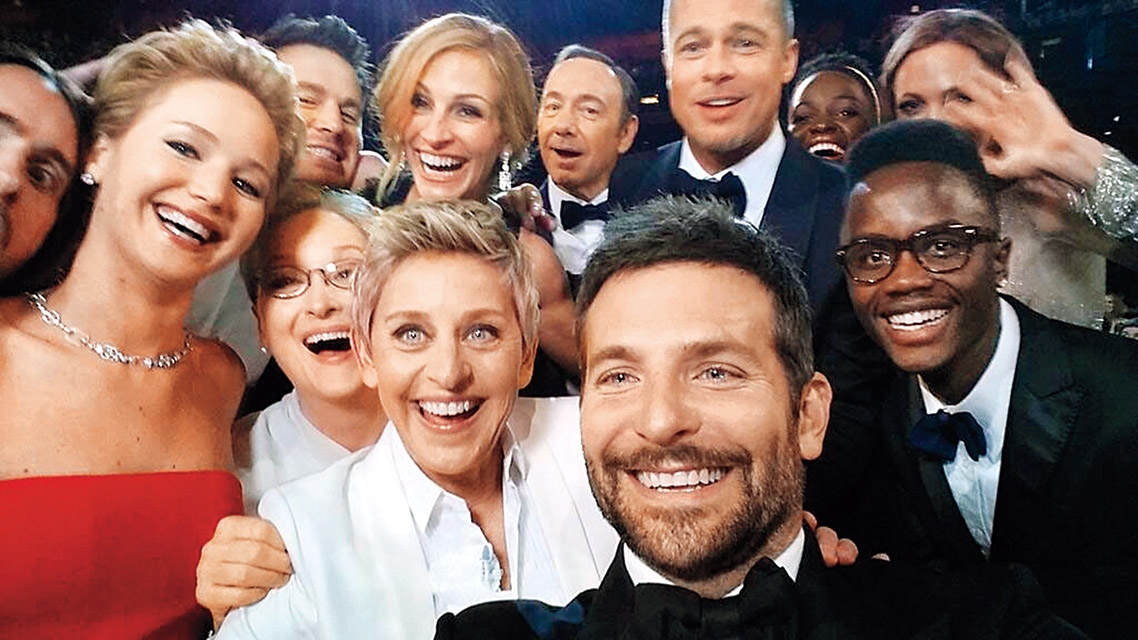
#> input picture Tutorials/Tutorial_5/oscar_selfie.jpg, 1138 x 640 px, found by its file name
$ jupyter execute --allow-errors eigenfaces.ipynb   (shell and % lines are left out)
#> lines starting #> are read from the running program, lines starting #| are printed output that depends on the picture; after the words box and inside, x2 and y2 are one past the last pixel; in counts of white or black regions, pixels touching at a corner belong together
[cell 1]
from google.colab import drive
drive.mount('/content/drive')

# make path = './' in-case you are running this locally
path = '/content/drive/My Drive/'
print(path)

# PCA toy example

[cell 2]
import sklearn
from sklearn import datasets
from matplotlib import pyplot as plt
import numpy as np
from sklearn.decomposition import PCA

[cell 3]
# Create data; 3 clusters with 64^2 features
data, labels = datasets.make_blobs(n_samples = 30, n_features=64*64, centers=3, cluster_std=5)

print(data.shape) # (num_samples, num_features) (30, 4096) # (1, 4096)
print(np.unique(labels))

plt.figure()
plt.scatter(data[labels==0, 0], data[labels==0, 1])
plt.scatter(data[labels==1, 0], data[labels==1, 1])
plt.scatter(data[labels==2, 0], data[labels==2, 1])
plt.show()
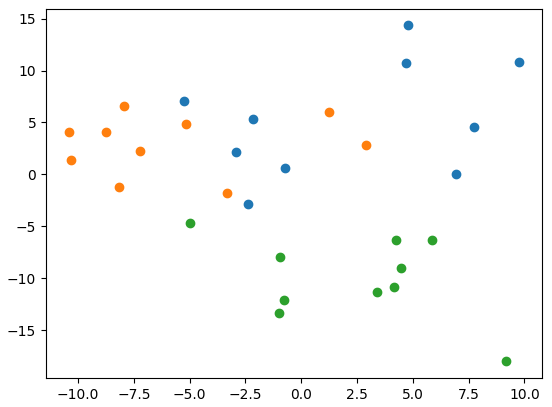
#> figure drawn by matplotlib, 1 panel

[cell 4]
# Get PCA decomposition

pca = PCA(n_components=30)
pca.fit(data)

# original data shape (30, 4096) this is (Num_samples, dimension of each samples)
# we transfer that into (30, 30) this is (Num_samples, dimension of each samples in PCA space)
data_transf = pca.transform(data)

print("Original Data Space:", data.shape)
print("PCA projected Data Space:", data_transf.shape)

# visualize all data points (30) using only first 2 PCA projected dimensions
plt.figure()
plt.scatter(data_transf[labels==0, 0], data_transf[labels==0, 1],marker='o')
plt.scatter(data_transf[labels==1, 0], data_transf[labels==1, 1],marker='.')
plt.scatter(data_transf[labels==2, 0], data_transf[labels==2, 1],marker='x')
plt.show()
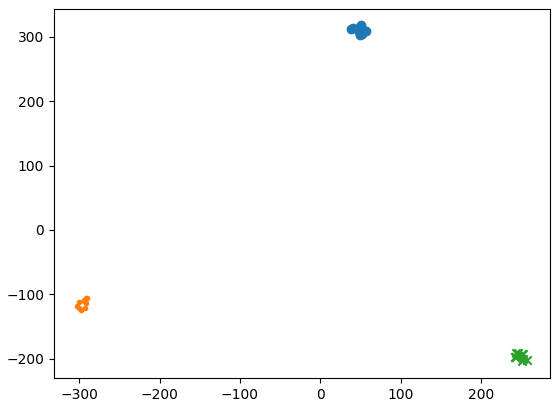
#> figure drawn by matplotlib, 1 panel

[cell 5]
# pca.explained_variance_ gives eigenvalues. In our case its shape should be (30,1)
print(pca.explained_variance_.shape)

print(pca.explained_variance_)

[cell 6]
# Explained Variance Ratio
# 30 PCA dimensions (eigenvalues)
# eig_1, eig_2, eig_3, eig_4, ...
# Explained_Variance_1 =  (eig_1) /(eig_1 + eig_2 + eig_3 + ... + eig_30)
# Explained_Variance_2 =  (eig_1 + eig_2) / (eig_1 + eig_2 + eig_3 + ... + eig_30)
# Explained_Variance_3 =  (eig_1 + eig_2 + eig_3) / (eig_1 + eig_2 + eig_3 + ... + eig_30)
# .
# .
# .

plt.figure()
plt.plot(np.cumsum(pca.explained_variance_) / np.sum(pca.explained_variance_),'.-')
plt.xlabel('Number of PCs')
plt.ylabel('Explained Variance')
plt.show()
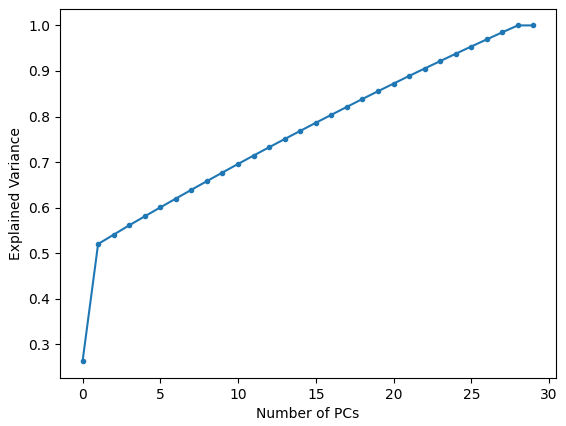
#> figure drawn by matplotlib, 1 panel; curve peaks at x = 28, y = 1

[cell 7]
# Normalized Eigenvalues

normalized_eigenvalues = pca.explained_variance_ / pca.explained_variance_.max()

plt.figure()
plt.plot(normalized_eigenvalues,'.-')
plt.xlabel('Eigenvalue Index')
plt.ylabel('Normalized Eigenvalues')
plt.show()
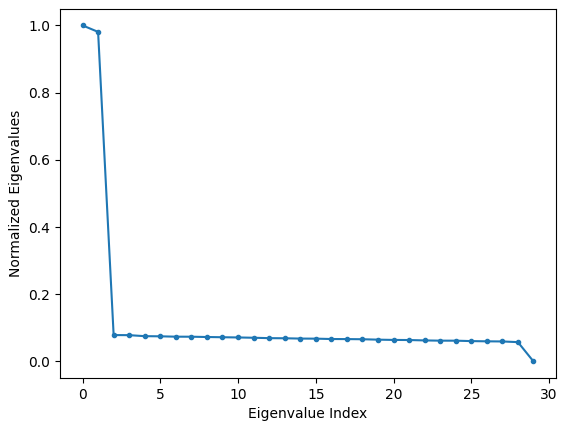
#> figure drawn by matplotlib, 1 panel; curve peaks at x = 0, y = 1

How do we select how many PCs are sufficient? If we want reconstruction, then variance explained is sufficient. If we have some downstream task (e.g. detection/identification/classification), we can evaluate the number of PCs needed based on performance.

# Eigenfaces

The dataset used in this example is a preprocessed excerpt of the
"Labeled Faces in the Wild", aka LFW_:

  http://vis-www.cs.umass.edu/lfw/lfw-funneled.tgz (233MB)

[cell 8]
from time import time
import logging
import matplotlib.pyplot as plt

from sklearn.datasets import fetch_lfw_people
from sklearn.decomposition import PCA
from sklearn.svm import SVC


print(__doc__)

# Display progress logs on stdout
logging.basicConfig(level=logging.INFO, format='%(asctime)s %(message)s')


# #############################################################################
# Download the data, if not already on disk and load it as numpy arrays

#> (the rest of this cell did not finish here and is left out)

[cell 9]
# #############################################################################
# Compute a PCA (eigenfaces) on the face dataset (treated as unlabeled
# dataset): unsupervised feature extraction / dimensionality reduction
n_components = 150

#> (the rest of this cell did not finish here and is left out)

[cell 10]
# #############################################################################
# Qualitative evaluation of the predictions using matplotlib

def plot_gallery(images, h, w, n_row=3, n_col=4):
    """Helper function to plot a gallery of portraits"""
    plt.figure(figsize=(1.8 * n_col, 2.4 * n_row))
    plt.subplots_adjust(bottom=0, left=.01, right=.99, top=.90, hspace=.35)
    for i in range(n_row * n_col):
        plt.subplot(n_row, n_col, i + 1)
        plt.imshow(images[i].reshape((h, w)), cmap=plt.cm.gray)
        plt.xticks(())
        plt.yticks(())

print("The faces: ")
#> (the rest of this cell did not finish here and is left out)

# Viola-Jones detection

[cell 11]
import numpy as np
import cv2
import matplotlib.pyplot as plt

face_cascade = cv2.CascadeClassifier(path+'haarcascade_frontalface_default.xml')

img = cv2.imread(path+'oscar_selfie.jpg')
#> img is the input picture: shape (640, 1138, 3); mean B, G, R 96, 105.2, 134.6
gray = cv2.cvtColor(img, cv2.COLOR_BGR2GRAY)
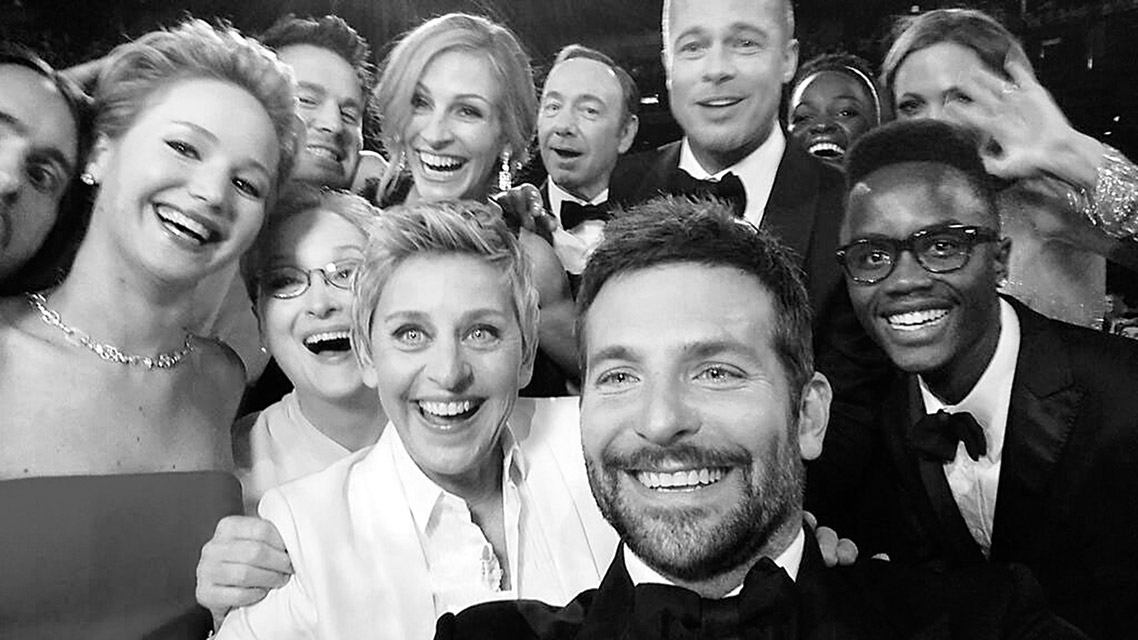
#> gray: shape (640, 1138); min 0, max 255, mean 113

# detecMutliScale
#   Params: image – Matrix of the type CV_8U containing an image where objects are detected.
#           scaleFactor (1.1) – Parameter specifying how much the image size is reduced at each image scale.
#           minNeighbors (3) – Parameter specifying how many neighbors each candidate rectangle should have to retain it.
#           minSize (0,0) – Minimum possible object size. Objects smaller than that are ignored.
#           maxSize (0,0) – Maximum possible object size. Objects larger than that are ignored.

faces = face_cascade.detectMultiScale(gray, 1.1, 2)
#> faces = [[207, 518, 59, 59], [520, 63, 108, 108], [881, 62, 104, 104], [657, 2, 120, 120], [372, 52, 145, 145], [417, 57, 140, 140], [240, 211, 167, 167], [353, 259, 189, 189], [73, 83, 164, 164], [819, 174, 186, 186], [545, 268, 262, 262]]

for (x,y,w,h) in faces:
    gray = cv2.rectangle(gray,(x,y),(x+w,y+h),(255,0,0),2)
#> this loop made 11 passes
#> pass 1, `gray = cv2.rectangle(gray,(x,y),(x+w,y+h),(255,0,0),2)`:
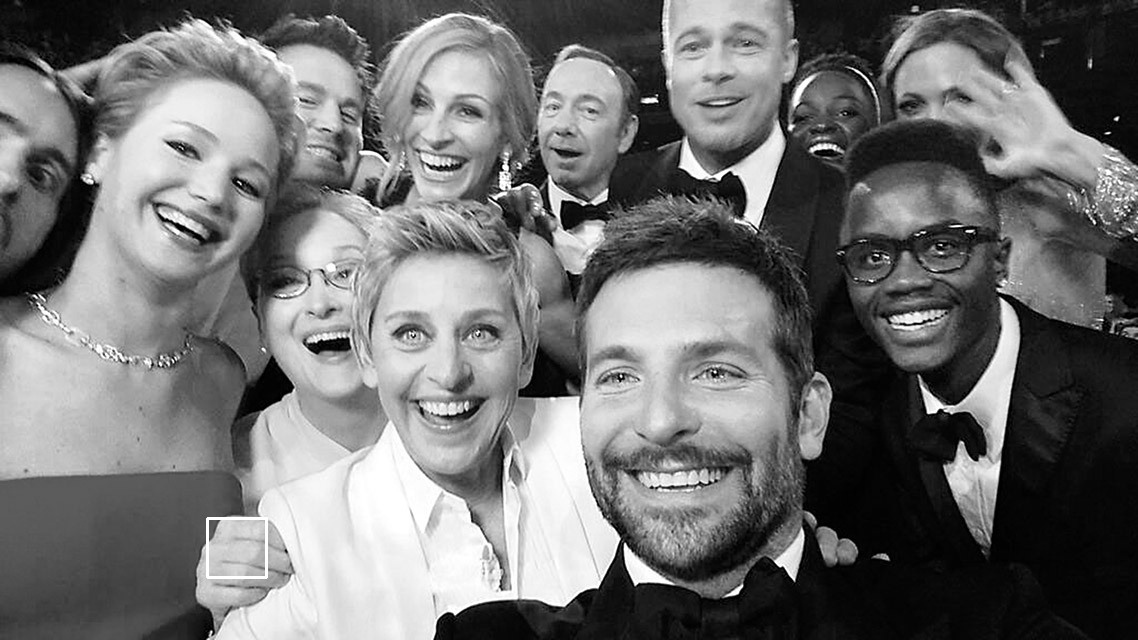
#> gray: shape (640, 1138); 0.1% of pixels changed, all inside (x1, y1, x2, y2) = (206, 517, 268, 579)
#> pass 2, `gray = cv2.rectangle(gray,(x,y),(x+w,y+h),(255,0,0),2)`:
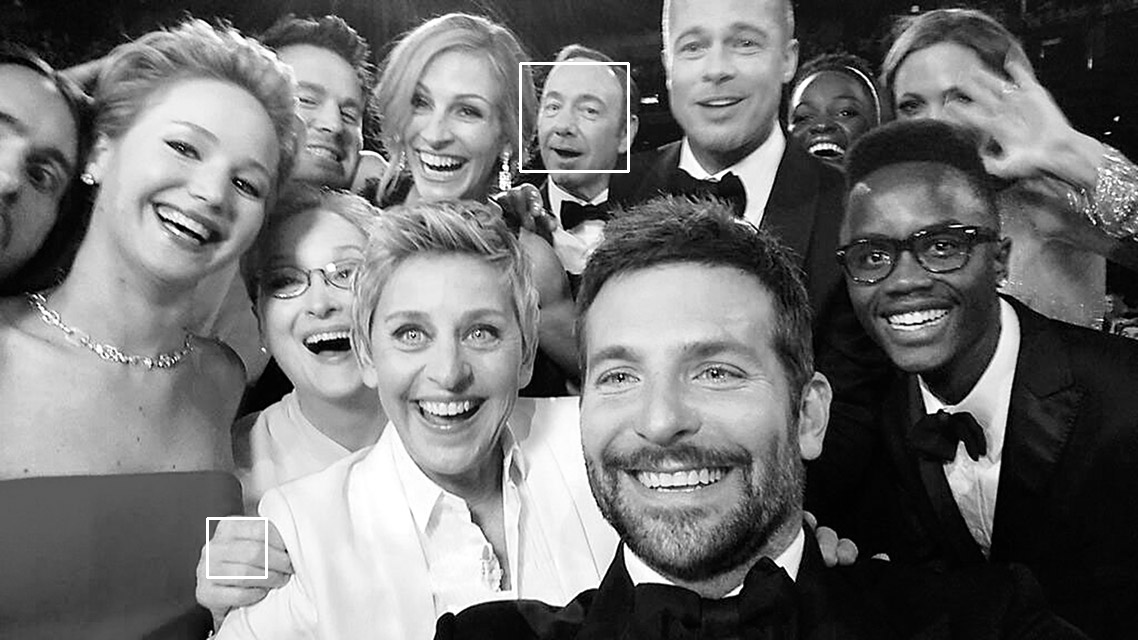
#> gray: shape (640, 1138); 0.18% of pixels changed, all inside (x1, y1, x2, y2) = (519, 62, 630, 173)
#> pass 3, `gray = cv2.rectangle(gray,(x,y),(x+w,y+h),(255,0,0),2)`:
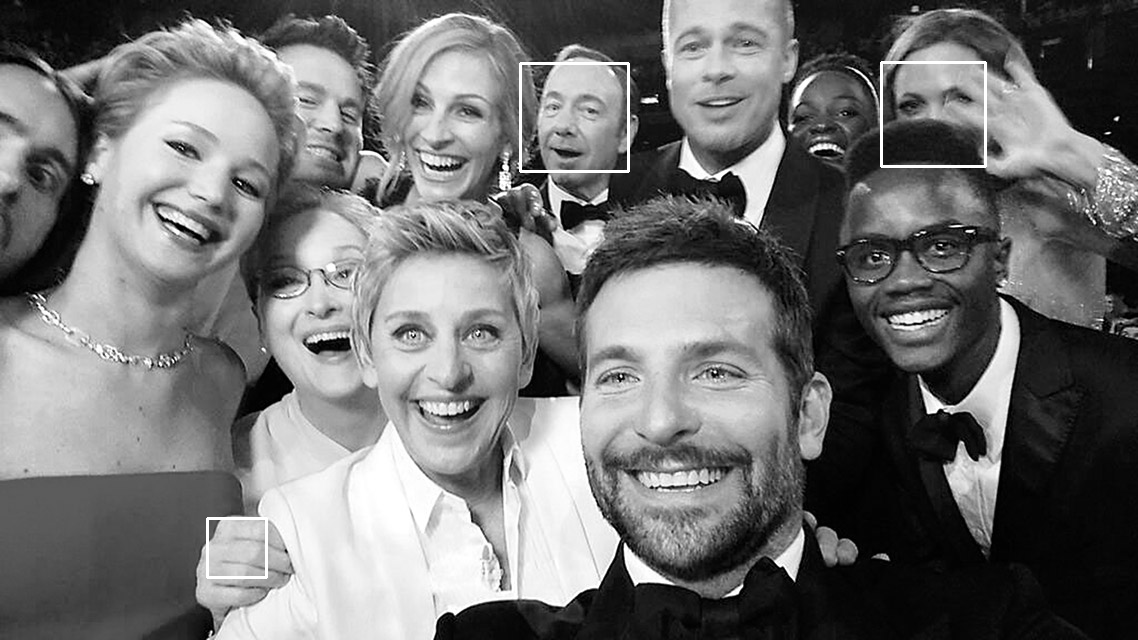
#> gray: shape (640, 1138); 0.17% of pixels changed, all inside (x1, y1, x2, y2) = (880, 61, 987, 168)
#> after the loop:
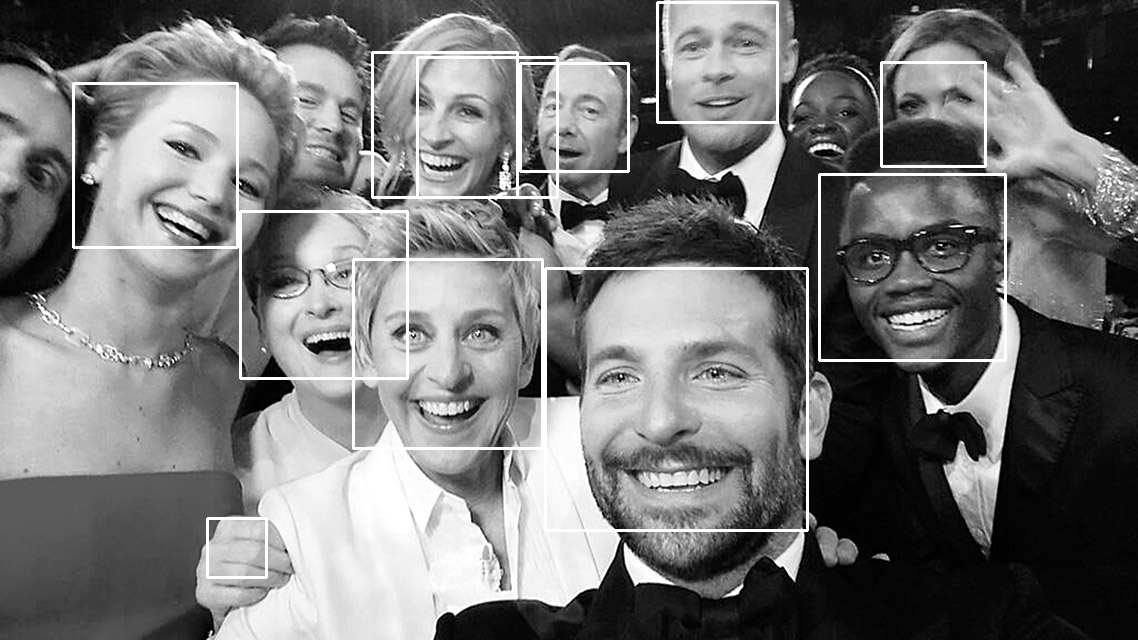
#> gray: shape (640, 1138); 2.21% of pixels changed, all inside (x1, y1, x2, y2) = (72, 1, 1007, 532)

plt.imshow(gray, cmap="gray")
plt.xticks(())
plt.yticks(())
plt.show()
